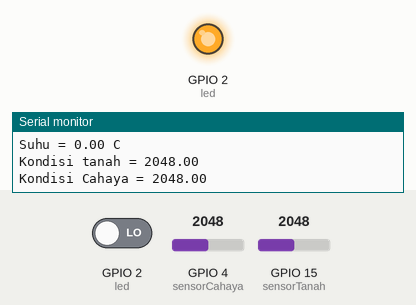
Bench run of a sketch on a simulated ESP32. Parts: output pins drawn as LEDs (lit = HIGH), the last lines printed to the serial monitor. Inputs (shaded band) come from the test bench; at power-on: GPIO 4 (sensorCahaya) = 2048, GPIO 15 (sensorTanah) = 2048, GPIO 2 (led) LOW. WiFi joins after 1.5 s; servers stay silent unless stated.

Above: at 2.7 s.
2.8 s: GPIO 4 (sensorCahaya) set to 2866
At 7.7 s:
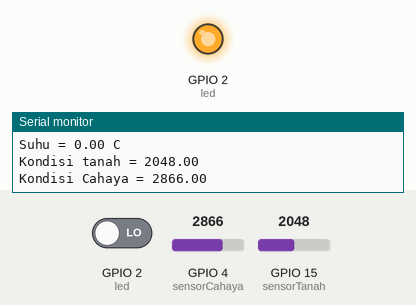
8.0 s: GPIO 15 (sensorTanah) set to 2866
At 12.4 s:
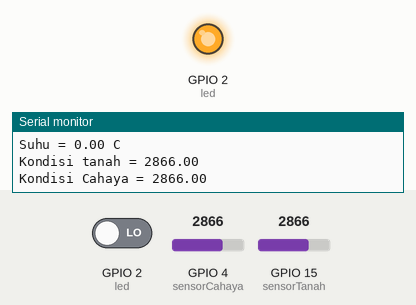
13.1 s: GPIO 4 (sensorCahaya) set to 3603
At 18.3 s:
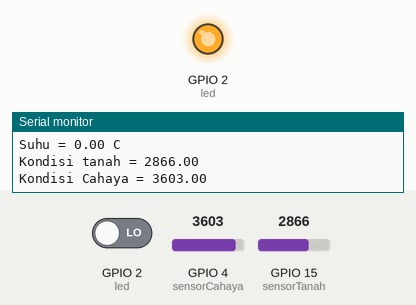
18.6 s: GPIO 15 (sensorTanah) set to 3603
At 23.6 s:
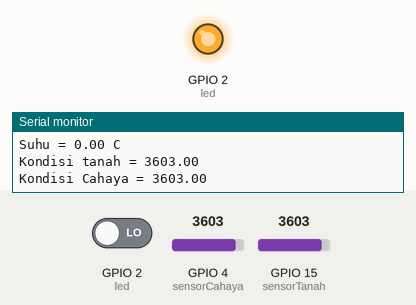
Timing chart, 0 to 25.1 s (numbered marks = the images above; inputs shaded):
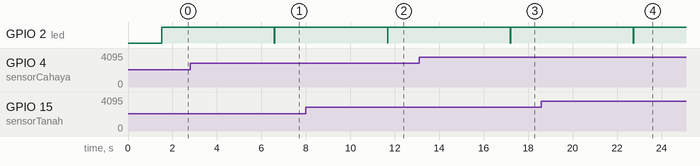

Measured:
- after the input at 2.8 s, GPIO 2 (led): HIGH → LOW after 3.8 s, → HIGH 0.02 s later
- after the input at 8.0 s, GPIO 2 (led): HIGH → LOW after 3.7 s, → HIGH 0.02 s later
- after the input at 13.1 s, GPIO 2 (led): HIGH → LOW after 4.1 s, → HIGH 0.02 s later
- after the input at 18.6 s, GPIO 2 (led): HIGH → LOW after 4.1 s, → HIGH 0.02 s later

The sketch:

ngepot.ino
```cpp
//header untuk Wifi dan thingspeak
#include <WiFi.h>
//#include <ThingSpeak.h>
//header untuk DHT Sensor
#include <dht.h>
#define sensorDHT 2 //sensor DHT di pin D2
#define sensorTanah 15 //sensor tanah di pin 15
#define sensorCahaya 4 //sensor cahaya di pin 4

//setting akses ke Hotspot
const char *ssid = "Front Office";
const char *password = "smktipnluarbiasa";

//untuk channel ID thingspeak
/*unsigned long mychannel = 805457;
const char *apikey= "5CS2K0DUNVMRRUUY";

//konfigurasi client thingspeak
WiFiClient  client;*/

dht DHT;
//int sensorTanah=15; //sensor tanah di D15
//int sensorCahaya=4; //sensor cahaya di D4

int led=2;
float tanah;
float suhu;
float kelembaban;
float cahaya;

void setup() {
  pinMode(sensorTanah, INPUT);
  pinMode(led, OUTPUT);
  pinMode(sensorCahaya, INPUT);
  Serial.begin(115200);
  // wifi setup
  WiFi.begin(ssid, password);
  while (WiFi.status() != WL_CONNECTED) {
    delay(500);
    Serial.println("Connecting to WiFi..");
  }

  Serial.println("");
  Serial.println("WiFi Connected");
  Serial.print("IP Address: ");
  Serial.println(WiFi.localIP());
  Serial.print("Netmask: ");
  Serial.println(WiFi.subnetMask());
  Serial.print("Gateway: ");
  Serial.println(WiFi.gatewayIP());

  //inisialisasi thingspeak
  //ThingSpeak.begin(client);
}

void loop() {
  // menampung hasil ke variabel
  DHT.read11(sensorDHT);
  tanah = analogRead(sensorTanah);
  suhu = DHT.temperature;
  kelembaban = DHT.humidity;
  cahaya = analogRead(sensorCahaya);

  //membaca ke serial
  Serial.print("Kelembaban udara = ");
  Serial.print(kelembaban);
  Serial.println("% ");
  Serial.print("Suhu = ");
  Serial.print(suhu);
  Serial.println(" C ");
  Serial.print("Kondisi tanah = ");
  Serial.println(tanah);
  Serial.print("Kondisi Cahaya = ");
  Serial.println(cahaya);
  Serial.println("");

  //mengirimkan ke thingspeak
  // set the fields with the values
//  ThingSpeak.setField(1, tanah);
//  ThingSpeak.setField(2, suhu);
//  ThingSpeak.setField(3, kelembaban);
//  ThingSpeak.setField(4, cahaya);

  // write to the ThingSpeak channel
  /*int x = ThingSpeak.writeFields(mychannel, apikey);
  if(x == 200){
    Serial.println("Channel update successful.");
  }
  else{
    Serial.println("Problem updating channel. HTTP error code " + String(x));
  }*/

  //delay
  delay(5000);

}
```
